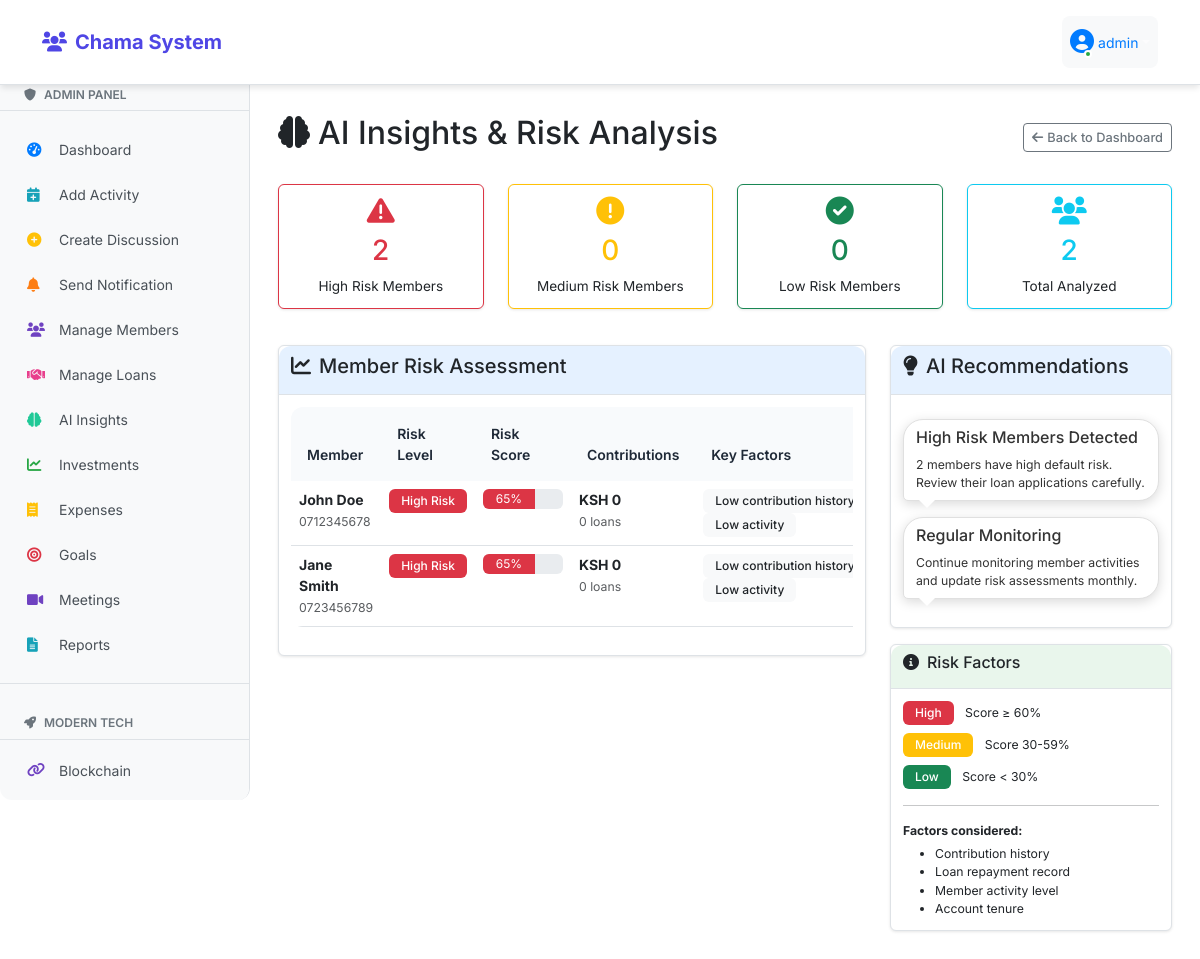
/admin/ai-insights (signed in), run on an earlier commit of the app's database.
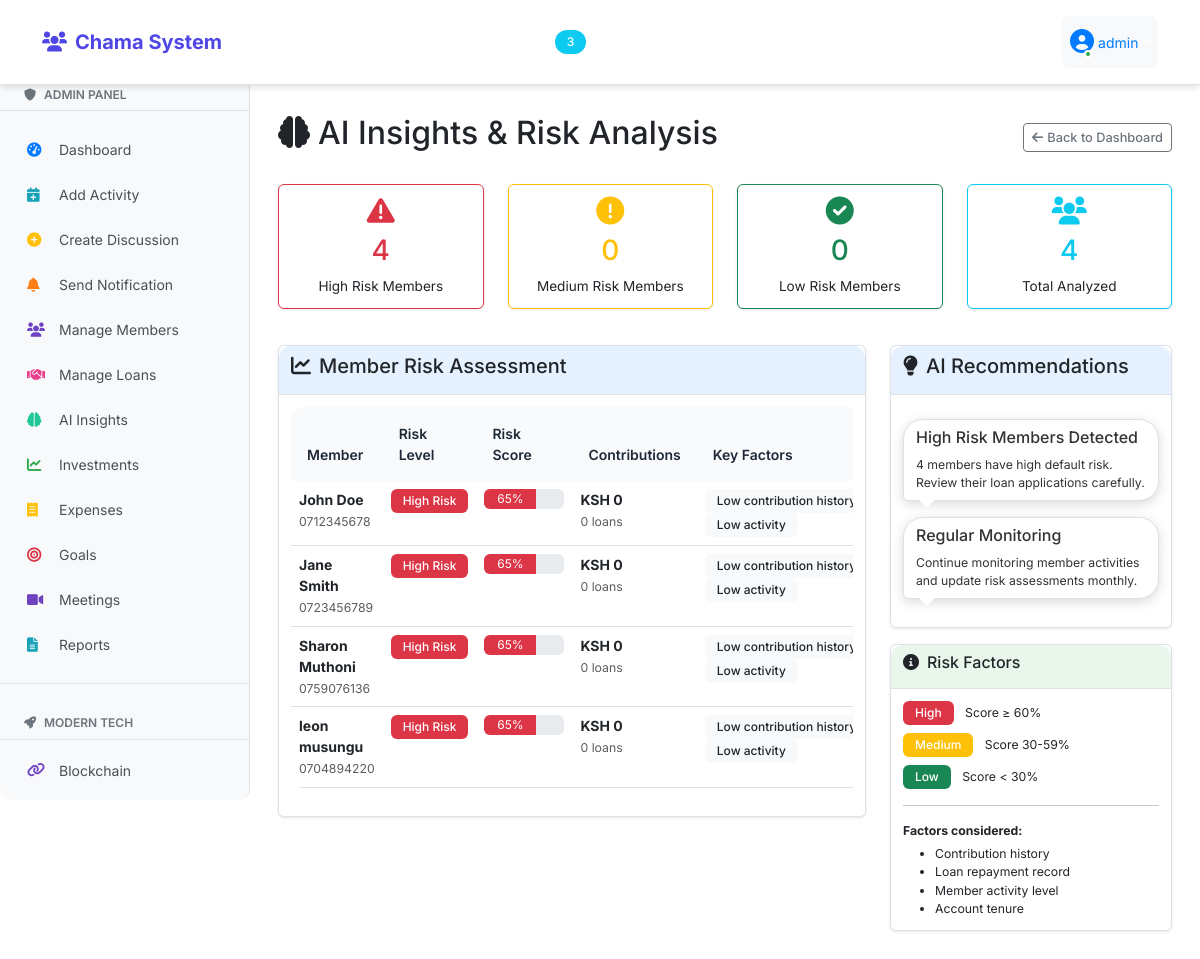
And on a later commit of the database.
### fixed_app.py (models this page shows)
class Member(db.Model):
    id = db.Column(db.Integer, primary_key=True)
    name = db.Column(db.String(100), nullable=False)
    phone = db.Column(db.String(20), nullable=False, unique=True)
    email = db.Column(db.String(100))
    join_date = db.Column(db.DateTime, default=datetime.utcnow)
    status = db.Column(db.String(20), default='Active')
    user_id = db.Column(db.Integer, db.ForeignKey('user.id'))

### fixed_app.py (the view)
@app.route('/admin/ai-insights')
@login_required
@admin_required
def admin_ai_insights():
    risk_analysis = calculate_risk_analysis()
    recommendations = []
    if risk_analysis['summary']['high_risk'] > 0:
        recommendations.append({
            'type': 'warning',
            'title': 'High Risk Members Detected',
            'message': f"{risk_analysis['summary']['high_risk']} members have high default risk. Review their loan applications carefully."
        })
    if risk_analysis['summary']['medium_risk'] > risk_analysis['summary']['low_risk']:
        recommendations.append({
            'type': 'info',
            'title': 'Encourage More Contributions',
            'message': 'Many members have medium risk due to low contribution history. Consider incentive programs.'
        })
    recommendations.append({
        'type': 'success',
        'title': 'Regular Monitoring',
        'message': 'Continue monitoring member activities and update risk assessments monthly.'
    })
    return render_template('admin/ai_insights.html',
                         risk_analysis=risk_analysis,
                         recommendations=recommendations)

### fixed_app.py (called while the page is built)
@login_manager.user_loader
def load_user(user_id):
    return db.session.get(User, int(user_id))

@app.context_processor
def inject_counts():
    if current_user.is_authenticated:
        unread_count = Notification.query.filter_by(user_id=current_user.id, is_read=False).count()
        discussion_count = Discussion.query.count()
        return dict(unread_notifications_count=unread_count, discussion_count=discussion_count)
    return dict(unread_notifications_count=0, discussion_count=0)

def admin_required(f):
    @wraps(f)
    def decorated_function(*args, **kwargs):
        if not current_user.is_admin:
            return render_template('access_denied.html'), 403
        return f(*args, **kwargs)
    return decorated_function

### templates/admin/ai_insights.html (shortened to what the changed rows need)
{% extends "base.html" %}
{% block content %}
<div class="container-fluid py-4">
    <div class="d-flex justify-content-between align-items-center mb-4">
        <h2><i class="fas fa-brain me-2"></i>AI Insights & Risk Analysis</h2>
    </div>
    <div class="row mb-4">
        <div class="col-md-3">
            <div class="card border-danger">
                <div class="card-body text-center">
                    <div class="text-danger mb-2">
                        <i class="fas fa-exclamation-triangle fa-2x"></i>
                    </div>
                    <h3 class="text-danger">{{ risk_analysis.summary.high_risk }}</h3>
                    <p class="card-text">High Risk Members</p>
                </div>
            </div>
        </div>
        <div class="col-md-3">
            <div class="card border-info">
                <div class="card-body text-center">
                    <div class="text-info mb-2">
                        <i class="fas fa-users fa-2x"></i>
                    </div>
                    <h3 class="text-info">{{ risk_analysis.summary.total_analyzed }}</h3>
                    <p class="card-text">Total Analyzed</p>
                </div>
            </div>
        </div>
    </div>
    <div class="row">
        <div class="col-lg-8">
            <div class="card">
                <div class="card-body">
                    <div class="table-responsive">
                        <table class="table table-hover">
                            <thead>
                                <tr>
                                    <th>Member</th>
                                    <th>Risk Level</th>
                                    <th>Risk Score</th>
                                    <th>Contributions</th>
                                    <th>Key Factors</th>
                                </tr>
                            </thead>
                            <tbody>
                                {% for prediction in risk_analysis.predictions %}
                                <tr>
                                    <td>
                                        <strong>{{ prediction.member.name }}</strong><br>
                                        <small class="text-muted">{{ prediction.member.phone }}</small>
                                    </td>
                                    <td>
                                        <span class="badge bg-{{ prediction.risk_color }}">
                                            {{ prediction.risk_level }}
                                        </span>
                                    </td>
                                    <td>
                                        <div class="progress" style="width: 80px;">
                                            <div class="progress-bar bg-{{ prediction.risk_color }}"
                                                 style="width: {{ prediction.risk_score }}%">
                                                {{ prediction.risk_score }}%
                                            </div>
                                        </div>
                                    </td>
                                    <td>
                                        <strong>KSH {{ "%.0f"|format(prediction.total_contributions) }}</strong><br>
                                        <small class="text-muted">{{ prediction.loan_count }} loans</small>
                                    </td>
                                    <td>
                                        {% for factor in prediction.risk_factors[:2] %}
                                            <span class="badge bg-light text-dark me-1">{{ factor }}</span>
                                        {% endfor %}
                                    </td>
                                </tr>
                                {% endfor %}
                            </tbody>
                        </table>
                    </div>
                </div>
            </div>
        </div>
        <div class="col-lg-4">
            <div class="card">
                <div class="card-body">
                    {% for recommendation in recommendations %}
                    <div class="alert alert-{{ recommendation.type }} alert-sm mb-3">
                        <h6 class="alert-heading">{{ recommendation.title }}</h6>
                        <p class="mb-0 small">{{ recommendation.message }}</p>
                    </div>
                    {% endfor %}
                </div>
            </div>
        </div>
    </div>
</div>
{% endblock %}

### templates/navbar.html (shortened to what this page needs)
<nav class="navbar navbar-expand-lg navbar-dark bg-primary">
    <div class="container">
        <a class="navbar-brand" href="{{ url_for('index') }}">
            <i class="fas fa-users me-2"></i>Chama System
        </a>
        <div class="collapse navbar-collapse" id="navbarNav">
            {% if current_user.is_authenticated %}
            <ul class="navbar-nav me-auto">
                <li class="nav-item">
                    <a class="nav-link {% if request.path == url_for('index') %}active{% endif %}" href="{{ url_for('index') }}">
                        <i class="fas fa-home me-1"></i>Home
                    </a>
                </li>
                <li class="nav-item">
                    <a class="nav-link {% if request.path == url_for('contributions') %}active{% endif %}" href="{{ url_for('contributions') }}">
                        <i class="fas fa-money-bill-wave me-1"></i>Contributions
                    </a>
                </li>
                <li class="nav-item">
                    <a class="nav-link {% if request.path == url_for('discussions') %}active{% endif %}" href="{{ url_for('discussions') }}">
                        <i class="fas fa-comments me-1"></i>Discussions
                        {% if discussion_count > 0 %}
                            <span class="badge bg-info rounded-pill ms-1">{{ discussion_count }}</span>
                        {% endif %}
                    </a>
                </li>
                <li class="nav-item dropdown">
                    <a class="nav-link dropdown-toggle" href="#" id="menuDropdown" role="button" data-bs-toggle="dropdown">
                        <i class="fas fa-bars me-1"></i>Menu
                    </a>
                </li>
                {% if current_user.is_admin %}
                <li class="nav-item dropdown">
                    <a class="nav-link dropdown-toggle" href="#" id="adminDropdown" role="button" data-bs-toggle="dropdown">
                        <i class="fas fa-shield-alt me-1"></i>Admin
                    </a>
                </li>
                {% endif %}
            </ul>
            <ul class="navbar-nav">
                <li class="nav-item dropdown">
                    <a class="nav-link dropdown-toggle user-dropdown" href="#" id="navbarDropdown" role="button"
                       data-bs-toggle="dropdown" aria-expanded="false">
                        <div class="user-avatar">
                            <i class="fas fa-user-circle"></i>
                            <span class="online-dot"></span>
                        </div>
                        <span class="ms-1" style="color: #007bff;">{{ current_user.username }}</span>
                    </a>
                </li>
            </ul>
            {% endif %}
        </div>
    </div>
</nav>

What changed in the data, as far as the page shows it:
added Member: member.name "Sharon Muthoni", member.phone "0759076136"
added Member: member.name "leon musungu", member.phone "0704894220"
Also different on the page:
{{ discussion_count }}: (not shown) → "3"
{{ risk_analysis.summary.high_risk }}: "2" → "4"
{{ risk_analysis.summary.total_analyzed }}: "2" → "4"
new list line: "High Risk 65 % KSH 0 0 loans Low contribution… Low activity"
new list line: "High Risk Members Detected 4 members have high default risk. Review their loan applications carefully."
list line gone: "High Risk Members Detected 2 members have high default risk. Review their loan applications carefully."
